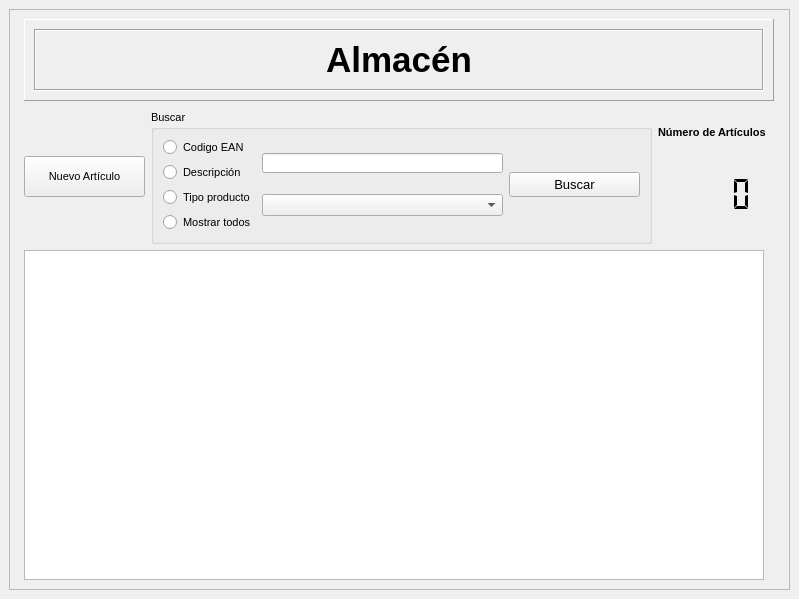
<?xml version="1.0" encoding="UTF-8"?>
<ui version="4.0">
 <class>WindowVerArticulos</class>
 <widget class="QMainWindow" name="WindowVerArticulos">
  <property name="geometry">
   <rect>
    <x>0</x>
    <y>0</y>
    <width>799</width>
    <height>599</height>
   </rect>
  </property>
  <property name="sizePolicy">
   <sizepolicy hsizetype="Preferred" vsizetype="Preferred">
    <horstretch>0</horstretch>
    <verstretch>0</verstretch>
   </sizepolicy>
  </property>
  <property name="minimumSize">
   <size>
    <width>0</width>
    <height>0</height>
   </size>
  </property>
  <property name="font">
   <font>
    <family>MS Shell Dlg 2</family>
    <pointsize>8</pointsize>
    <weight>50</weight>
    <bold>false</bold>
   </font>
  </property>
  <property name="cursor">
   <cursorShape>ArrowCursor</cursorShape>
  </property>
  <property name="windowTitle">
   <string>MainWindow</string>
  </property>
  <property name="windowIcon">
   <iconset resource="fuentes.qrc">
    <normaloff>:/imagenes/ark.png</normaloff>:/imagenes/ark.png</iconset>
  </property>
  <widget class="QWidget" name="centralwidget">
   <layout class="QGridLayout" name="gridLayout_5">
    <item row="0" column="0">
     <widget class="QFrame" name="frame_3">
      <property name="frameShape">
       <enum>QFrame::StyledPanel</enum>
      </property>
      <property name="frameShadow">
       <enum>QFrame::Raised</enum>
      </property>
      <layout class="QGridLayout" name="gridLayout_4">
       <item row="0" column="0">
        <layout class="QVBoxLayout" name="verticalLayout_6">
         <item>
          <widget class="QFrame" name="frame">
           <property name="sizePolicy">
            <sizepolicy hsizetype="Preferred" vsizetype="Fixed">
             <horstretch>0</horstretch>
             <verstretch>0</verstretch>
            </sizepolicy>
           </property>
           <property name="minimumSize">
            <size>
             <width>0</width>
             <height>82</height>
            </size>
           </property>
           <property name="maximumSize">
            <size>
             <width>16777215</width>
             <height>82</height>
            </size>
           </property>
           <property name="frameShape">
            <enum>QFrame::Panel</enum>
           </property>
           <property name="frameShadow">
            <enum>QFrame::Raised</enum>
           </property>
           <layout class="QGridLayout" name="gridLayout_2">
            <item row="0" column="0">
             <widget class="QFrame" name="frame_2">
              <property name="frameShape">
               <enum>QFrame::Box</enum>
              </property>
              <property name="frameShadow">
               <enum>QFrame::Sunken</enum>
              </property>
              <layout class="QGridLayout" name="gridLayout">
               <item row="0" column="0">
                <widget class="QLabel" name="label">
                 <property name="text">
                  <string>&lt;!DOCTYPE HTML PUBLIC &quot;-//W3C//DTD HTML 4.0//EN&quot; &quot;http://www.w3.org/TR/REC-html40/strict.dtd&quot;&gt;
&lt;html&gt;&lt;head&gt;&lt;meta name=&quot;qrichtext&quot; content=&quot;1&quot; /&gt;&lt;style type=&quot;text/css&quot;&gt;
p, li { white-space: pre-wrap; }
&lt;/style&gt;&lt;/head&gt;&lt;body style=&quot; font-family:'MS Shell Dlg 2'; font-size:8pt; font-weight:400; font-style:normal;&quot;&gt;
&lt;p align=&quot;center&quot; style=&quot; margin-top:0px; margin-bottom:0px; margin-left:0px; margin-right:0px; -qt-block-indent:0; text-indent:0px;&quot;&gt;&lt;span style=&quot; font-size:26pt; font-weight:600;&quot;&gt;Almacén&lt;/span&gt;&lt;/p&gt;&lt;/body&gt;&lt;/html&gt;</string>
                 </property>
                </widget>
               </item>
              </layout>
             </widget>
            </item>
           </layout>
          </widget>
         </item>
         <item>
          <spacer name="verticalSpacer">
           <property name="orientation">
            <enum>Qt::Vertical</enum>
           </property>
           <property name="sizeHint" stdset="0">
            <size>
             <width>20</width>
             <height>40</height>
            </size>
           </property>
          </spacer>
         </item>
         <item>
          <layout class="QVBoxLayout" name="verticalLayout_5">
           <item>
            <layout class="QHBoxLayout" name="horizontalLayout_3">
             <item>
              <widget class="QPushButton" name="pbNuevoArticulo">
               <property name="sizePolicy">
                <sizepolicy hsizetype="Fixed" vsizetype="Fixed">
                 <horstretch>0</horstretch>
                 <verstretch>0</verstretch>
                </sizepolicy>
               </property>
               <property name="minimumSize">
                <size>
                 <width>121</width>
                 <height>41</height>
                </size>
               </property>
               <property name="maximumSize">
                <size>
                 <width>121</width>
                 <height>41</height>
                </size>
               </property>
               <property name="text">
                <string>Nuevo Artículo</string>
               </property>
               <property name="icon">
                <iconset resource="fuentes.qrc">
                 <normaloff>:/imagenes/add.png</normaloff>:/imagenes/add.png</iconset>
               </property>
               <property name="iconSize">
                <size>
                 <width>30</width>
                 <height>30</height>
                </size>
               </property>
              </widget>
             </item>
             <item>
              <widget class="QGroupBox" name="groupBox">
               <property name="title">
                <string>Buscar</string>
               </property>
               <layout class="QGridLayout" name="gridLayout_3">
                <item row="0" column="0">
                 <layout class="QHBoxLayout" name="horizontalLayout_2">
                  <item>
                   <layout class="QHBoxLayout" name="horizontalLayout">
                    <item>
                     <layout class="QVBoxLayout" name="verticalLayout_2">
                      <item>
                       <widget class="QRadioButton" name="rbCodigoEAN">
                        <property name="text">
                         <string>Codigo EAN</string>
                        </property>
                       </widget>
                      </item>
                      <item>
                       <widget class="QRadioButton" name="rbDescripcion">
                        <property name="text">
                         <string>Descripción</string>
                        </property>
                       </widget>
                      </item>
                      <item>
                       <widget class="QRadioButton" name="rbTipoProducto">
                        <property name="text">
                         <string>Tipo producto</string>
                        </property>
                       </widget>
                      </item>
                      <item>
                       <widget class="QRadioButton" name="rbMostrarTodos">
                        <property name="text">
                         <string>Mostrar todos</string>
                        </property>
                       </widget>
                      </item>
                     </layout>
                    </item>
                    <item>
                     <layout class="QVBoxLayout" name="verticalLayout_3">
                      <item>
                       <widget class="QLineEdit" name="leBuscar">
                        <property name="sizePolicy">
                         <sizepolicy hsizetype="Fixed" vsizetype="Fixed">
                          <horstretch>0</horstretch>
                          <verstretch>0</verstretch>
                         </sizepolicy>
                        </property>
                        <property name="minimumSize">
                         <size>
                          <width>241</width>
                          <height>20</height>
                         </size>
                        </property>
                        <property name="maximumSize">
                         <size>
                          <width>241</width>
                          <height>20</height>
                         </size>
                        </property>
                        <property name="maxLength">
                         <number>200</number>
                        </property>
                       </widget>
                      </item>
                      <item>
                       <widget class="QComboBox" name="cbTipoProducto">
                        <property name="sizePolicy">
                         <sizepolicy hsizetype="Fixed" vsizetype="Fixed">
                          <horstretch>0</horstretch>
                          <verstretch>0</verstretch>
                         </sizepolicy>
                        </property>
                        <property name="minimumSize">
                         <size>
                          <width>241</width>
                          <height>22</height>
                         </size>
                        </property>
                        <property name="maximumSize">
                         <size>
                          <width>241</width>
                          <height>22</height>
                         </size>
                        </property>
                        <property name="toolTip">
                         <string>&lt;!DOCTYPE HTML PUBLIC &quot;-//W3C//DTD HTML 4.0//EN&quot; &quot;http://www.w3.org/TR/REC-html40/strict.dtd&quot;&gt;
&lt;html&gt;&lt;head&gt;&lt;meta name=&quot;qrichtext&quot; content=&quot;1&quot; /&gt;&lt;style type=&quot;text/css&quot;&gt;
p, li { white-space: pre-wrap; }
&lt;/style&gt;&lt;/head&gt;&lt;body style=&quot; font-family:'MS Shell Dlg 2'; font-size:8pt; font-weight:400; font-style:normal;&quot;&gt;
&lt;p style=&quot; margin-top:0px; margin-bottom:0px; margin-left:0px; margin-right:0px; -qt-block-indent:0; text-indent:0px;&quot;&gt;Tipo producto&lt;/p&gt;&lt;/body&gt;&lt;/html&gt;</string>
                        </property>
                       </widget>
                      </item>
                     </layout>
                    </item>
                   </layout>
                  </item>
                  <item>
                   <layout class="QVBoxLayout" name="verticalLayout_4">
                    <item>
                     <widget class="QPushButton" name="pbBuscar">
                      <property name="minimumSize">
                       <size>
                        <width>131</width>
                        <height>25</height>
                       </size>
                      </property>
                      <property name="maximumSize">
                       <size>
                        <width>131</width>
                        <height>25</height>
                       </size>
                      </property>
                      <property name="font">
                       <font>
                        <pointsize>10</pointsize>
                        <weight>50</weight>
                        <bold>false</bold>
                       </font>
                      </property>
                      <property name="toolTip">
                       <string>&lt;!DOCTYPE HTML PUBLIC &quot;-//W3C//DTD HTML 4.0//EN&quot; &quot;http://www.w3.org/TR/REC-html40/strict.dtd&quot;&gt;
&lt;html&gt;&lt;head&gt;&lt;meta name=&quot;qrichtext&quot; content=&quot;1&quot; /&gt;&lt;style type=&quot;text/css&quot;&gt;
p, li { white-space: pre-wrap; }
&lt;/style&gt;&lt;/head&gt;&lt;body style=&quot; font-family:'MS Shell Dlg 2'; font-size:10pt; font-weight:400; font-style:normal;&quot;&gt;
&lt;p style=&quot; margin-top:0px; margin-bottom:0px; margin-left:0px; margin-right:0px; -qt-block-indent:0; text-indent:0px;&quot;&gt;&lt;span style=&quot; font-size:8pt;&quot;&gt;Buscar&lt;/span&gt;&lt;/p&gt;&lt;/body&gt;&lt;/html&gt;</string>
                      </property>
                      <property name="text">
                       <string>Buscar</string>
                      </property>
                     </widget>
                    </item>
                   </layout>
                  </item>
                 </layout>
                </item>
               </layout>
              </widget>
             </item>
             <item>
              <layout class="QVBoxLayout" name="verticalLayout">
               <item>
                <widget class="QLabel" name="label_5">
                 <property name="sizePolicy">
                  <sizepolicy hsizetype="Fixed" vsizetype="Fixed">
                   <horstretch>0</horstretch>
                   <verstretch>0</verstretch>
                  </sizepolicy>
                 </property>
                 <property name="minimumSize">
                  <size>
                   <width>116</width>
                   <height>0</height>
                  </size>
                 </property>
                 <property name="maximumSize">
                  <size>
                   <width>116</width>
                   <height>13</height>
                  </size>
                 </property>
                 <property name="text">
                  <string>&lt;!DOCTYPE HTML PUBLIC &quot;-//W3C//DTD HTML 4.0//EN&quot; &quot;http://www.w3.org/TR/REC-html40/strict.dtd&quot;&gt;
&lt;html&gt;&lt;head&gt;&lt;meta name=&quot;qrichtext&quot; content=&quot;1&quot; /&gt;&lt;style type=&quot;text/css&quot;&gt;
p, li { white-space: pre-wrap; }
&lt;/style&gt;&lt;/head&gt;&lt;body style=&quot; font-family:'MS Shell Dlg 2'; font-size:8pt; font-weight:400; font-style:normal;&quot;&gt;
&lt;p style=&quot; margin-top:0px; margin-bottom:0px; margin-left:0px; margin-right:0px; -qt-block-indent:0; text-indent:0px;&quot;&gt;&lt;span style=&quot; font-weight:600;&quot;&gt;Número de Artículos&lt;/span&gt;&lt;/p&gt;&lt;/body&gt;&lt;/html&gt;</string>
                 </property>
                </widget>
               </item>
               <item>
                <widget class="QLCDNumber" name="lcdNumeroArticulos">
                 <property name="sizePolicy">
                  <sizepolicy hsizetype="Fixed" vsizetype="Fixed">
                   <horstretch>0</horstretch>
                   <verstretch>0</verstretch>
                  </sizepolicy>
                 </property>
                 <property name="minimumSize">
                  <size>
                   <width>96</width>
                   <height>66</height>
                  </size>
                 </property>
                 <property name="maximumSize">
                  <size>
                   <width>96</width>
                   <height>66</height>
                  </size>
                 </property>
                 <property name="toolTip">
                  <string>&lt;!DOCTYPE HTML PUBLIC &quot;-//W3C//DTD HTML 4.0//EN&quot; &quot;http://www.w3.org/TR/REC-html40/strict.dtd&quot;&gt;
&lt;html&gt;&lt;head&gt;&lt;meta name=&quot;qrichtext&quot; content=&quot;1&quot; /&gt;&lt;style type=&quot;text/css&quot;&gt;
p, li { white-space: pre-wrap; }
&lt;/style&gt;&lt;/head&gt;&lt;body style=&quot; font-family:'MS Shell Dlg 2'; font-size:8pt; font-weight:400; font-style:normal;&quot;&gt;
&lt;p style=&quot; margin-top:0px; margin-bottom:0px; margin-left:0px; margin-right:0px; -qt-block-indent:0; text-indent:0px;&quot;&gt;Número de Artículos&lt;/p&gt;&lt;/body&gt;&lt;/html&gt;</string>
                 </property>
                 <property name="frameShape">
                  <enum>QFrame::NoFrame</enum>
                 </property>
                 <property name="frameShadow">
                  <enum>QFrame::Plain</enum>
                 </property>
                 <property name="segmentStyle">
                  <enum>QLCDNumber::Flat</enum>
                 </property>
                </widget>
               </item>
              </layout>
             </item>
            </layout>
           </item>
           <item>
            <widget class="QTableView" name="tableView">
             <property name="sizePolicy">
              <sizepolicy hsizetype="Expanding" vsizetype="Expanding">
               <horstretch>0</horstretch>
               <verstretch>0</verstretch>
              </sizepolicy>
             </property>
             <property name="minimumSize">
              <size>
               <width>740</width>
               <height>330</height>
              </size>
             </property>
             <property name="maximumSize">
              <size>
               <width>740</width>
               <height>330</height>
              </size>
             </property>
             <property name="font">
              <font>
               <weight>75</weight>
               <bold>true</bold>
              </font>
             </property>
             <property name="toolTip">
              <string>&lt;!DOCTYPE HTML PUBLIC &quot;-//W3C//DTD HTML 4.0//EN&quot; &quot;http://www.w3.org/TR/REC-html40/strict.dtd&quot;&gt;
&lt;html&gt;&lt;head&gt;&lt;meta name=&quot;qrichtext&quot; content=&quot;1&quot; /&gt;&lt;style type=&quot;text/css&quot;&gt;
p, li { white-space: pre-wrap; }
&lt;/style&gt;&lt;/head&gt;&lt;body style=&quot; font-family:'Segoe UI'; font-size:9pt; font-weight:400; font-style:normal;&quot;&gt;
&lt;p style=&quot;-qt-paragraph-type:empty; margin-top:0px; margin-bottom:0px; margin-left:0px; margin-right:0px; -qt-block-indent:0; text-indent:0px;&quot;&gt;&lt;/p&gt;&lt;/body&gt;&lt;/html&gt;</string>
             </property>
             <property name="autoScroll">
              <bool>true</bool>
             </property>
             <property name="tabKeyNavigation">
              <bool>true</bool>
             </property>
             <property name="showDropIndicator" stdset="0">
              <bool>true</bool>
             </property>
             <property name="dragDropOverwriteMode">
              <bool>true</bool>
             </property>
             <property name="alternatingRowColors">
              <bool>false</bool>
             </property>
             <property name="selectionMode">
              <enum>QAbstractItemView::NoSelection</enum>
             </property>
             <property name="selectionBehavior">
              <enum>QAbstractItemView::SelectRows</enum>
             </property>
             <property name="textElideMode">
              <enum>Qt::ElideMiddle</enum>
             </property>
             <property name="verticalScrollMode">
              <enum>QAbstractItemView::ScrollPerItem</enum>
             </property>
             <property name="horizontalScrollMode">
              <enum>QAbstractItemView::ScrollPerItem</enum>
             </property>
             <property name="showGrid">
              <bool>true</bool>
             </property>
             <property name="sortingEnabled">
              <bool>true</bool>
             </property>
             <property name="wordWrap">
              <bool>true</bool>
             </property>
             <property name="cornerButtonEnabled">
              <bool>true</bool>
             </property>
             <attribute name="horizontalHeaderHighlightSections">
              <bool>true</bool>
             </attribute>
             <attribute name="horizontalHeaderStretchLastSection">
              <bool>true</bool>
             </attribute>
             <attribute name="verticalHeaderVisible">
              <bool>false</bool>
             </attribute>
             <attribute name="verticalHeaderHighlightSections">
              <bool>true</bool>
             </attribute>
            </widget>
           </item>
          </layout>
         </item>
        </layout>
       </item>
      </layout>
      <zorder></zorder>
     </widget>
    </item>
   </layout>
  </widget>
  <action name="actionNuevo_Articulo">
   <property name="icon">
    <iconset resource="fuentes.qrc">
     <normaloff>:/imagenes/kword.png</normaloff>:/imagenes/kword.png</iconset>
   </property>
   <property name="text">
    <string>Nuevo Articulo</string>
   </property>
   <property name="toolTip">
    <string>&lt;!DOCTYPE HTML PUBLIC &quot;-//W3C//DTD HTML 4.0//EN&quot; &quot;http://www.w3.org/TR/REC-html40/strict.dtd&quot;&gt;
&lt;html&gt;&lt;head&gt;&lt;meta name=&quot;qrichtext&quot; content=&quot;1&quot; /&gt;&lt;style type=&quot;text/css&quot;&gt;
p, li { white-space: pre-wrap; }
&lt;/style&gt;&lt;/head&gt;&lt;body style=&quot; font-family:'MS Shell Dlg 2'; font-size:8.25pt; font-weight:400; font-style:normal;&quot;&gt;
&lt;p style=&quot; margin-top:0px; margin-bottom:0px; margin-left:0px; margin-right:0px; -qt-block-indent:0; text-indent:0px;&quot;&gt;&lt;span style=&quot; font-weight:600;&quot;&gt;Nuevo Articulo&lt;/span&gt;&lt;/p&gt;&lt;/body&gt;&lt;/html&gt;</string>
   </property>
  </action>
  <action name="actionEditar">
   <property name="text">
    <string>Editar</string>
   </property>
  </action>
 </widget>
 <tabstops>
  <tabstop>pbNuevoArticulo</tabstop>
  <tabstop>rbCodigoEAN</tabstop>
  <tabstop>leBuscar</tabstop>
  <tabstop>rbDescripcion</tabstop>
  <tabstop>pbBuscar</tabstop>
  <tabstop>rbTipoProducto</tabstop>
  <tabstop>cbTipoProducto</tabstop>
  <tabstop>rbMostrarTodos</tabstop>
  <tabstop>tableView</tabstop>
 </tabstops>
 <resources>
  <include location="fuentes.qrc"/>
 </resources>
 <connections/>
</ui>
